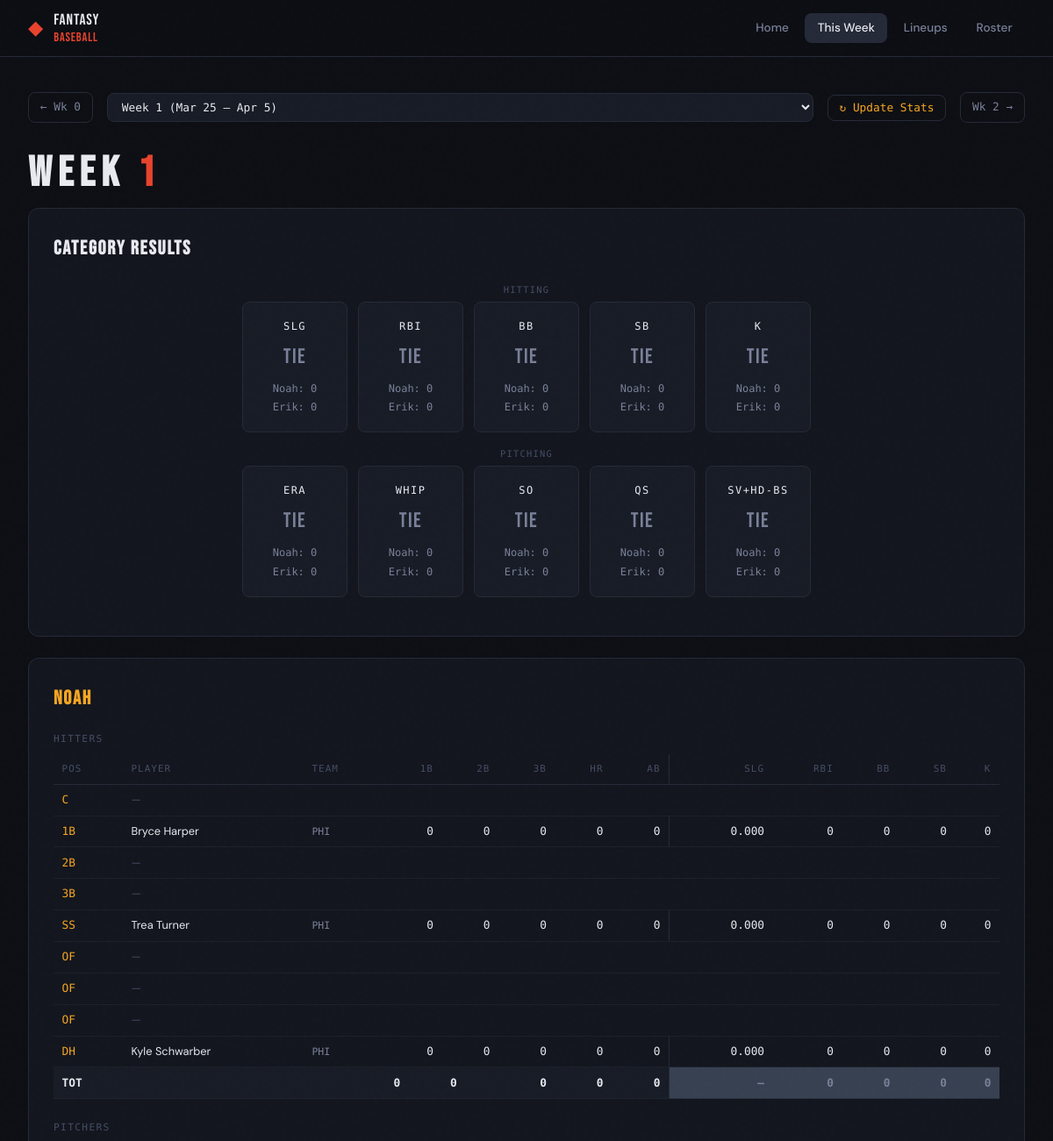
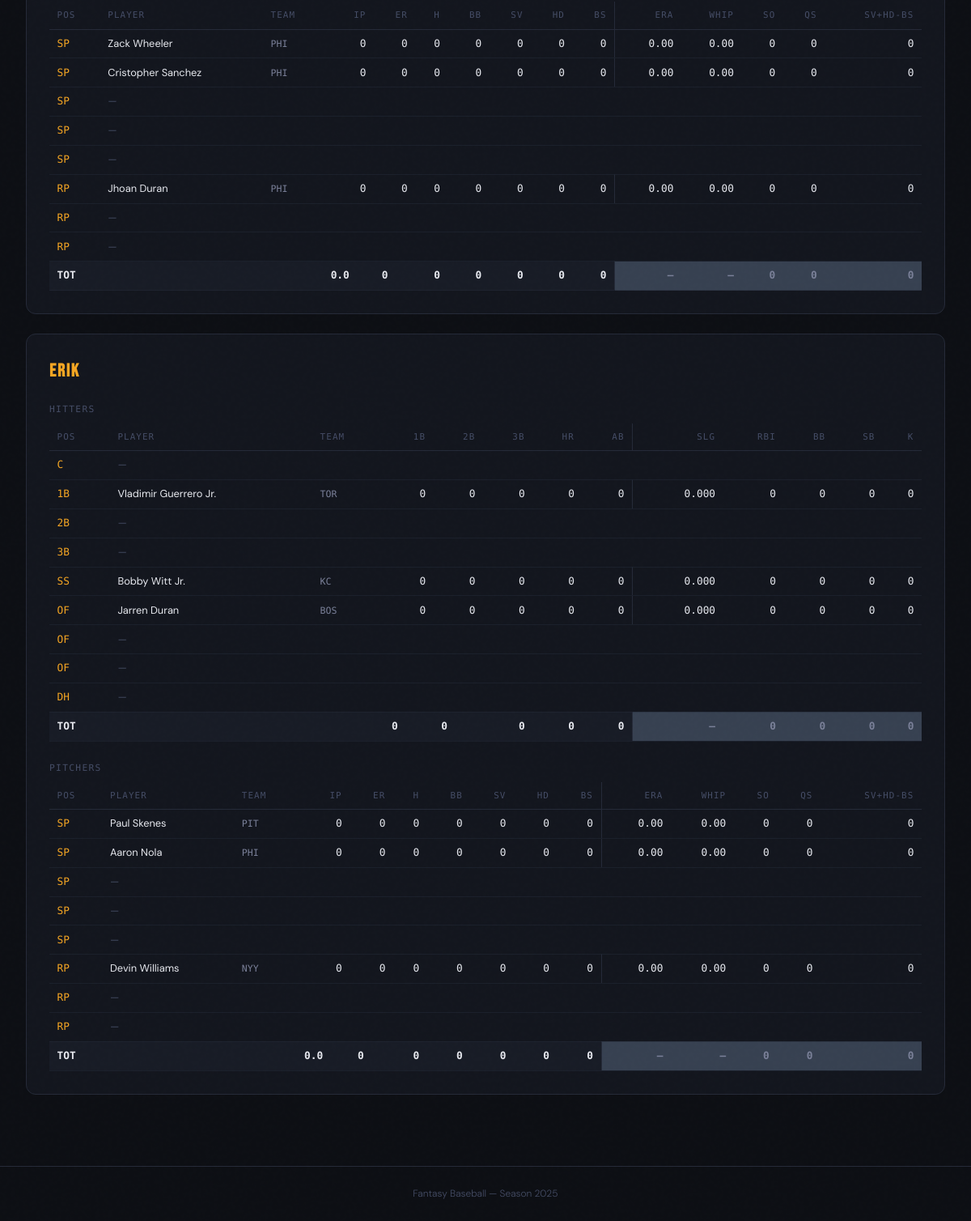
Screenshot of /week/1 with the database file from the repository (2 pictures, top to bottom).
### tables this page shows
CREATE TABLE managers (
    id   INTEGER PRIMARY KEY AUTOINCREMENT,
    name TEXT NOT NULL UNIQUE
);

CREATE TABLE players (
    id            INTEGER PRIMARY KEY AUTOINCREMENT,
    mlb_id        INTEGER UNIQUE,
    name          TEXT NOT NULL,
    team          TEXT,
    position_type TEXT NOT NULL CHECK(position_type IN ('batter','pitcher'))
);

### app.py (the view)
@app.route('/week/<int:n>')
def week_view(n):
    db = get_db()
    managers = db.execute('SELECT * FROM managers ORDER BY id').fetchall()
    _auto_populate_permanents(db, managers, n)
    data = {}
    for m in managers:
        lineup_rows = db.execute('''
            SELECT l.position, p.id as player_id, p.name, p.team, p.position_type
            FROM lineups l JOIN players p ON l.player_id = p.id
            WHERE l.manager_id = ? AND l.week = ?
        ''', (m['id'], n)).fetchall()
        print(f"[week_view] week={n}, manager={m['name']}, lineup_rows={len(lineup_rows)}")
        for lr in lineup_rows:
            print(f"  {lr['position']} {lr['name']}")
        stats_rows = db.execute('''
            SELECT ws.player_id, p.name, p.team, ws.*
            FROM weekly_stats ws JOIN players p ON ws.player_id = p.id
            WHERE ws.manager_id = ? AND ws.week = ?
        ''', (m['id'], n)).fetchall()
        stats_by_pid = {r['player_id']: dict(r) for r in stats_rows}
        batters  = []
        pitchers = []
        for lr in lineup_rows:
            pid = lr['player_id']
            if pid in stats_by_pid:
                row = dict(stats_by_pid[pid])
                row['lineup_position'] = lr['position']
                row['team'] = row['team'] or lr['team']
            else:
                if lr['position_type'] == 'batter':
                    row = _empty_batter_row({'position': lr['position'],
                                             'name': lr['name'], 'team': lr['team']})
                else:
                    row = _empty_pitcher_row({'position': lr['position'],
                                              'name': lr['name'], 'team': lr['team']})
            if lr['position_type'] == 'batter':
                batters.append(row)
            else:
                pitchers.append(row)
        data[m['name']] = {
            'batters':  sort_by_slot(batters),
            'pitchers': sort_by_slot(pitchers),
        }
    cats = _compute_category_winners(data)
    max_week = WEEKS[-1][0]
    db.close()
    return render_template('week.html',
        n=n, data=data, cats=cats,
        manager_names=[m['name'] for m in managers],
        week_options=all_week_options(),
        max_week=max_week,
        slot_display=slot_display,
    )

### templates/week.html (shortened to what this page needs)
{% extends "base.html" %}
{% block content %}
{% macro cat_class(cat_name, manager_name) %}
{% set w = cats.get(cat_name, {}).get('winner') %}
{% if w == manager_name %}cell-win{% elif w == 'Tie' %}cell-tie{% elif w %}cell-loss{% endif %}
{% endmacro %}
<div class="page-week">
  <div class="week-nav-bar">
    {% if n > 0 %}
    <a href="/week/{{ n-1 }}" class="week-arrow">← Wk {{ n-1 }}</a>
    {% else %}
    <span class="week-arrow disabled">←</span>
    {% endif %}
    <div class="week-jump-wrap">
      <select class="week-jump-select" onchange="location.href='/week/'+this.value">
        {% for wnum, label in week_options %}
        <option value="{{ wnum }}" {% if wnum == n %}selected{% endif %}>{{ label }}</option>
        {% endfor %}
      </select>
    </div>
    <button id="update-stats-btn" class="week-arrow update-btn" onclick="triggerStatUpdate(this)">
      ↻ Update Stats
    </button>
    {% if n < max_week %}
    <a href="/week/{{ n+1 }}" class="week-arrow">Wk {{ n+1 }} →</a>
    {% else %}
    <span class="week-arrow disabled">→</span>
    {% endif %}
  </div>
  <h1 class="week-title">WEEK <span>{{ n }}</span></h1>
  <section class="card cat-summary-card">
    <h2 class="card-title">Category Results</h2>
    {% set hit_cats = ['SLG','RBI','BB','SB','K'] %}
    {% set pit_cats = ['ERA','WHIP','SO','QS','SV+HD-BS'] %}
    {% for group_label, group_cats in [('Hitting', hit_cats), ('Pitching', pit_cats)] %}
    <div class="cur-cats-label">{{ group_label }}</div>
    <div class="cat-grid" style="margin-bottom:1rem">
      {% for cat in group_cats %}
      {% set info = cats.get(cat, {}) %}
      <div class="cat-item {{ 'cat-tie' if info.get('winner') == 'Tie' else ('cat-winner-' ~ info.get('winner','') | lower | replace(' ','') if info.get('winner') and info.get('winner') != '—' else '') }}">
        <div class="cat-name">{{ cat }}</div>
        <div class="cat-winner">{{ info.get('winner', '—') }}</div>
        <div class="cat-values">
          {% for name in manager_names %}
          <span class="cat-val {{ 'cat-val-win' if info.get('winner') == name }}">
            {{ name }}: {{ info.get(name, '—') }}
          </span>
          {% endfor %}
        </div>
      </div>
      {% endfor %}
    </div>
    {% endfor %}
  </section>
  {% for name in manager_names %}
  {% set mdata = data.get(name, {}) %}
  {% set batter_map  = {} %}
  {% set pitcher_map = {} %}
  <section class="card manager-week-card">
    <h2 class="card-title manager-title">{{ name }}</h2>
    <div class="table-label">Hitters</div>
    <div class="table-scroll">
      <table class="stat-table">
        <thead>
          <tr>
            <th>POS</th><th>Player</th><th>Team</th>
            <th>1B</th><th>2B</th><th>3B</th><th>HR</th><th>AB</th>
            <th class="score-sep">SLG</th><th>RBI</th><th>BB</th><th>SB</th><th>K</th>
          </tr>
        </thead>
        <tbody>
          {% set hit_slots = ['C-0','1B-0','2B-0','3B-0','SS-0','OF-0','OF-1','OF-2','DH-0'] %}
          {% for slot in hit_slots %}
          {% set b = batter_map.get(slot) %}
          <tr>
            <td class="pos-cell">{{ slot_display(slot) }}</td>
            {% if b %}
            <td class="name-cell">{{ b.name }}</td>
            <td class="team-cell">{{ b.team or '—' }}</td>
            <td>{{ b.singles }}</td><td>{{ b.doubles }}</td>
            <td>{{ b.triples }}</td><td>{{ b.homeruns }}</td><td>{{ b.ab }}</td>
            <td class="score-sep">{{ '%.3f'|format(b.slg) }}</td>
            <td>{{ b.rbi }}</td><td>{{ b.bb }}</td><td>{{ b.sb }}</td><td>{{ b.k }}</td>
            {% else %}
            <td class="name-cell empty-slot">—</td>
            <td colspan="11" class="empty-slot"></td>
            {% endif %}
          </tr>
          {% endfor %}
        </tbody>
        {% set all_batters = [] %}
        {% for slot in ['C-0','1B-0','2B-0','3B-0','SS-0','OF-0','OF-1','OF-2','DH-0'] %}
          {% if batter_map.get(slot) %}{% set _ = all_batters.append(batter_map[slot]) %}{% endif %}
        {% endfor %}
        {% if all_batters %}
        {% set tot_ab = all_batters|sum(attribute='ab') %}
        {% set tot_tb = all_batters|sum(attribute='total_bases') %}
        <tfoot>
          <tr class="totals-row">
            <td colspan="3">TOT</td>
            <td>{{ all_batters|sum(attribute='singles') }}</td>
            <td>{{ all_batters|sum(attribute='doubles') }}</td>
            <td>{{ all_batters|sum(attribute='triples') }}</td>
            <td>{{ all_batters|sum(attribute='homeruns') }}</td>
            <td>{{ tot_ab }}</td>
            <td class="score-sep {{ cat_class('SLG', name) }}">
              {{ '%.3f'|format(tot_tb/tot_ab) if tot_ab else '—' }}
            </td>
            <td class="{{ cat_class('RBI', name) }}">{{ all_batters|sum(attribute='rbi') }}</td>
            <td class="{{ cat_class('BB', name) }}">{{ all_batters|sum(attribute='bb') }}</td>
            <td class="{{ cat_class('SB', name) }}">{{ all_batters|sum(attribute='sb') }}</td>
            <td class="{{ cat_class('K', name) }}">{{ all_batters|sum(attribute='k') }}</td>
          </tr>
        </tfoot>
        {% endif %}
      </table>
    </div>
    <div class="table-label" style="margin-top:1.5rem">Pitchers</div>
    <div class="table-scroll">
      <table class="stat-table">
        <thead>
          <tr>
            <th>POS</th><th>Player</th><th>Team</th>
            <th>IP</th><th>ER</th><th>H</th><th>BB</th>
            <th>SV</th><th>HD</th><th>BS</th>
            <th class="score-sep">ERA</th><th>WHIP</th><th>SO</th><th>QS</th><th>SV+HD-BS</th>
          </tr>
        </thead>
        <tbody>
          {% set pit_slots = ['SP-0','SP-1','SP-2','SP-3','SP-4','RP-0','RP-1','RP-2'] %}
          {% for slot in pit_slots %}
          {% set p = pitcher_map.get(slot) %}
          <tr>
            <td class="pos-cell">{{ slot_display(slot) }}</td>
            {% if p %}
            <td class="name-cell">{{ p.name }}</td>
            <td class="team-cell">{{ p.team or '—' }}</td>
            <td>{{ p.ip }}</td><td>{{ p.er }}</td><td>{{ p.h }}</td><td>{{ p.p_bb }}</td>
            <td>{{ p.sv }}</td><td>{{ p.hd }}</td><td>{{ p.bs }}</td>
            <td class="score-sep">{{ '%.2f'|format(p.era) }}</td>
            <td>{{ '%.2f'|format(p.whip) }}</td>
            <td>{{ p.so }}</td><td>{{ p.qs }}</td><td>{{ p.sv_hd_bs }}</td>
            {% else %}
            <td class="name-cell empty-slot">—</td>
            <td colspan="13" class="empty-slot"></td>
            {% endif %}
          </tr>
          {% endfor %}
        </tbody>
        {% set all_pitchers = [] %}
        {% for slot in ['SP-0','SP-1','SP-2','SP-3','SP-4','RP-0','RP-1','RP-2'] %}
          {% if pitcher_map.get(slot) %}{% set _ = all_pitchers.append(pitcher_map[slot]) %}{% endif %}
        {% endfor %}
        {% if all_pitchers %}
        {% set tot_ip  = all_pitchers|sum(attribute='ip') %}
        {% set tot_er  = all_pitchers|sum(attribute='er') %}
        {% set tot_hbb = all_pitchers|sum(attribute='h_plus_bb') %}
        <tfoot>
          <tr class="totals-row">
            <td colspan="3">TOT</td>
            <td>{{ '%.1f'|format(tot_ip) }}</td>
            <td>{{ tot_er }}</td>
            <td>{{ all_pitchers|sum(attribute='h') }}</td>
            <td>{{ all_pitchers|sum(attribute='p_bb') }}</td>
            <td>{{ all_pitchers|sum(attribute='sv') }}</td>
            <td>{{ all_pitchers|sum(attribute='hd') }}</td>
            <td>{{ all_pitchers|sum(attribute='bs') }}</td>
            <td class="score-sep {{ cat_class('ERA', name) }}">
              {{ '%.2f'|format(tot_er/tot_ip*9) if tot_ip else '—' }}
            </td>
            <td class="{{ cat_class('WHIP', name) }}">
              {{ '%.2f'|format(tot_hbb/tot_ip) if tot_ip else '—' }}
            </td>
            <td class="{{ cat_class('SO', name) }}">{{ all_pitchers|sum(attribute='so') }}</td>
            <td class="{{ cat_class('QS', name) }}">{{ all_pitchers|sum(attribute='qs') }}</td>
            <td class="{{ cat_class('SV+HD-BS', name) }}">{{ all_pitchers|sum(attribute='sv_hd_bs') }}</td>
          </tr>
        </tfoot>
        {% endif %}
      </table>
    </div>
  </section>
  {% endfor %}
</div>
{% endblock %}

### rows the page displays
managers: name "Noah", get "0", slot_display "C" "1B" "2B" "3B" "SS" "OF" "OF" "OF" "DH", singles "0" "0" "0", doubles "0" "0" "0", triples "0" "0" "0", homeruns "0" "0" "0", ab "0" "0" "0", slg "0.000" "0.000" "0.000", rbi "0" "0" "0", bb "0" "0" "0", sb "0" "0" "0", k "0" "0" "0", all_batters "0", tot_ab "0", value "—", slot_display "SP" "SP" "SP" "SP" "SP" "RP" "RP" "RP", ip "0" "0" "0", er "0" "0" "0", h "0" "0" "0", p_bb "0" "0" "0", sv "0" "0" "0", hd "0" "0" "0", bs "0" "0" "0", era "0.00" "0.00" "0.00", whip "0.00" "0.00" "0.00", so "0" "0" "0", qs "0" "0" "0", sv_hd_bs "0" "0" "0", tot_ip "0.0", tot_er "0", all_pitchers "0"
managers: name "Erik", get "0", slot_display "C" "1B" "2B" "3B" "SS" "OF" "OF" "OF" "DH", singles "0" "0" "0", doubles "0" "0" "0", triples "0" "0" "0", homeruns "0" "0" "0", ab "0" "0" "0", slg "0.000" "0.000" "0.000", rbi "0" "0" "0", bb "0" "0" "0", sb "0" "0" "0", k "0" "0" "0", all_batters "0", tot_ab "0", value "—", slot_display "SP" "SP" "SP" "SP" "SP" "RP" "RP" "RP", ip "0" "0" "0", er "0" "0" "0", h "0" "0" "0", p_bb "0" "0" "0", sv "0" "0" "0", hd "0" "0" "0", bs "0" "0" "0", era "0.00" "0.00" "0.00", whip "0.00" "0.00" "0.00", so "0" "0" "0", qs "0" "0" "0", sv_hd_bs "0" "0" "0", tot_ip "0.0", tot_er "0", all_pitchers "0"
players: name "Bryce Harper", team "PHI"
players: name "Trea Turner", team "PHI"
players: name "Kyle Schwarber", team "PHI"
players: name "Zack Wheeler", team "PHI"
players: name "Cristopher Sanchez", team "PHI"
players: name "Jhoan Duran", team "PHI"
players: name "Vladimir Guerrero Jr.", team "TOR"
players: name "Bobby Witt Jr.", team "KC"
players: name "Jarren Duran", team "BOS"
players: name "Paul Skenes", team "PIT"
players: name "Aaron Nola", team "PHI"
players: name "Devin Williams", team "NYY"

### other values shown
{{ n-1 }} "0"
{{ n+1 }} "2"
{{ n }} "1"
{{ group_label }} "HITTING" "PITCHING"
{{ cat }} "SLG" "RBI" "BB" "SB" "K" "ERA" "WHIP" "SO" "QS" "SV+HD-BS"
{{ info.get('winner', '—') }} "Tie" "Tie" "Tie" "Tie" "Tie" "Tie" "Tie" "Tie" "Tie" "Tie"
form field value "Week 1 (Mar 25 – Apr 5)"
